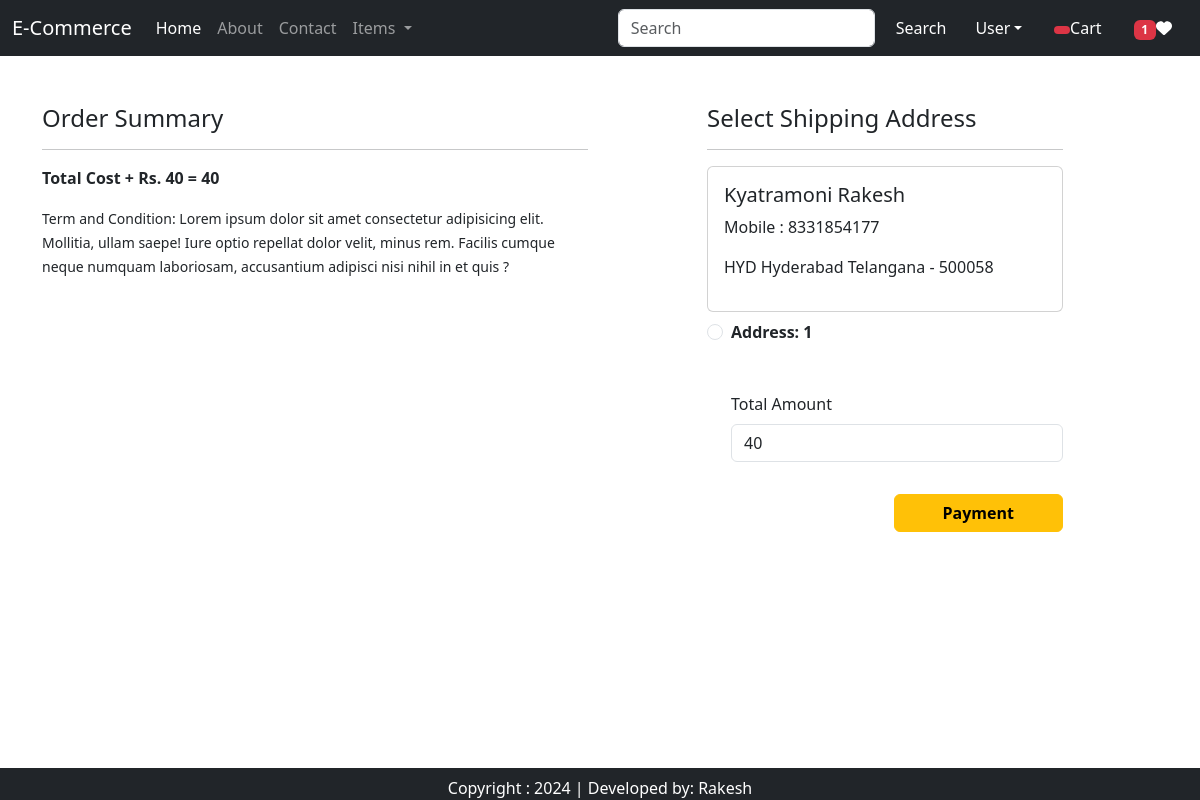
The app's page /checkout (signed in) with its own data.
### EcApp/models.py (models this page shows, shortened)
class Customer(models.Model):
    user = models.ForeignKey(User, on_delete=models.CASCADE)
    name = models.CharField(max_length=200)
    locality = models.CharField(max_length=200)
    city = models.CharField(max_length=50)
    mobile = models.IntegerField(default=0)
    zipcode = models.IntegerField()
    state = models.CharField(choices=STATE_CHOICES, max_length=100)

### EcApp/views.py (the view, shortened to what this page needs)
@method_decorator(login_required,name="dispatch")
class Checkout(View):
    def get(self,request):
        user = request.user
        add = Customer.objects.filter(user=user)
        cart_items = Cart.objects.filter(user=user)
        famount = 0
        for p in cart_items:
            value = p.quantity * p.product.discounted_price
            famount = famount + value
        totalamount = famount + 40
        razoramount = int(totalamount * 100)
        client =  razorpay.Client(auth=(settings.RAZOR_KEY_ID, settings.RAZOR_KEY_SECRET))
        data = { "amount": razoramount, "currency":"INR", "receipt":"ordered_rcptid_12"}
        payment_response = client.order.create(data=data)
        print(payment_response)
        order_id = payment_response['id']
        order_status = payment_response['status']
        totalitems = 0
        wishitem = 0
        if request.user.is_authenticated:
            totalitems = len(Cart.objects.filter(user=request.user))
            wishitem = len(Wishlist.objects.filter(user=request.user))
        return render(request,'checkout.html',locals())

### EcApp/templates/checkout.html (shortened to what this page needs)
{% extends 'base.html' %}
{% load static %}
{% block main-content %}
<div class="container">
    <div class="row mt-5">
        <div class="col-sm-6">
            <h4>Order Summary</h4>
            <hr>
            <p class="fw-bold">Total Cost + Rs. 40 = {{totalamount}}</p>
            <small>Term and Condition: Lorem ipsum dolor sit amet consectetur adipisicing elit. Mollitia, ullam saepe!
                Iure optio repellat dolor velit,
                minus rem. Facilis cumque neque numquam laboriosam, accusantium adipisci nisi nihil in et quis ?</small>
        </div>
        <div class="col-sm-4 offset-sm-1">
            <h4>Select Shipping Address</h4>
            <hr>
            <form method="post" id="myform">
                {% for ad in add %}
                <div class="card">
                    <div class="card-body">
                        <h5>{{ad.name}}</h5>
                        <p>Mobile : {{ad.mobile}}</p>
                        <p>{{ad.locality}} {{ad.city}} {{ad.state}} - {{ad.zipcode}}</p>
                    </div>
                </div>
                <div class="form-check mt-2 mb-5">
                    <input class="form-check-input" type="radio" name="custid" id="custadd{{forloop.counter}}"
                           value="{{ad.id}}">
                    <label class="form-check-label fw-bold" for="custadd{{forloop.counter}}">
                        Address: {{forloop.counter}} </label>
                </div>
                {% endfor %}
                <div class="form-check mb-3">
                    <label for="totalamount" class="form-label">Total Amount</label>
                    <input type="number" class="form-control" name="totamount" value={{totalamount}} readonly>
                </div>
                <div class="text-end">
                    <button id ='rzp-button1' type="submit" class="btn btn-warning mt-3 px-5 fw-bold">Payment</button>
                </div>
            </form>
        </div>
    </div>
    <br><br>
</div>
{% endblock main-content %}

### records on screen
Customer: name "Kyatramoni Rakesh", mobile "8331854177", locality "HYD", city "Hyderabad", state "Telangana", zipcode "500058"

### other values on screen
{{ wishitem }} "1"
{{ totalamount }} "40"
